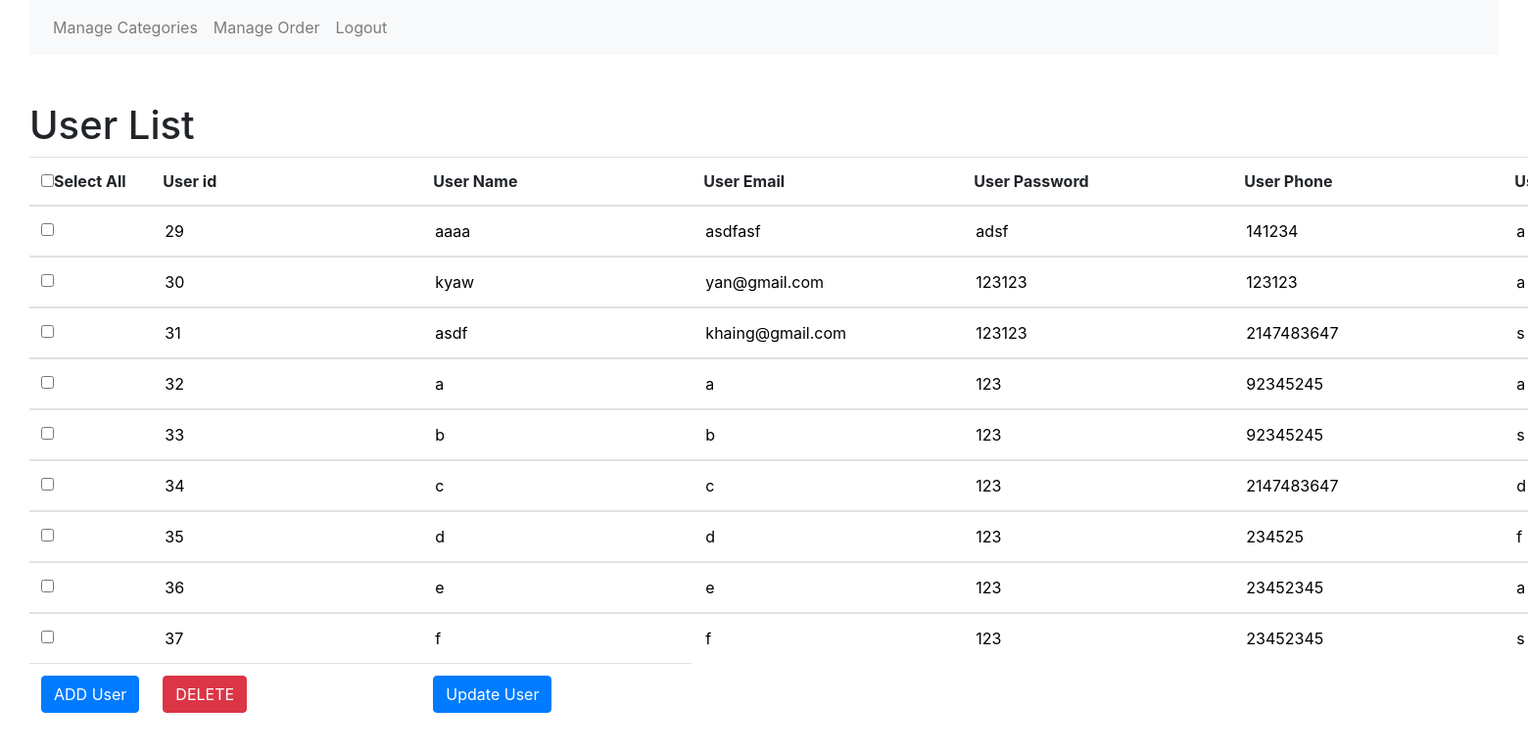
The page /store/admin/user_list.php (signed in) on the database its author committed.
### tables this page shows
CREATE TABLE `user` (
  `id` int(11) NOT NULL,
  `name` varchar(255) NOT NULL,
  `email` varchar(255) NOT NULL,
  `password` varchar(255) NOT NULL,
  `phone_no` int(11) NOT NULL,
  `address` varchar(255) NOT NULL,
  `created_date` datetime NOT NULL,
  `modified_date` datetime NOT NULL
);

### store/admin/user_list.php (the view, shortened to what this page needs)
<!DOCTYPE html>
<html lang="en">
<head>
  <link rel="stylesheet" type="text/css" href="https://cdn.datatables.net/r/dt/jq-2.1.4,jszip-2.5.0,pdfmake-0.1.18,dt-1.10.9,af-2.0.0,b-1.0.3,b-colvis-1.0.3,b-html5-1.0.3,b-print-1.0.3,se-1.0.1/datatables.min.css"/>
  <link rel="stylesheet" href="https://stackpath.bootstrapcdn.com/bootstrap/4.4.1/css/bootstrap.min.css" >
  <link rel="stylesheet" type="text/css" href="https://cdn.datatables.net/r/dt/jq-2.1.4,jszip-2.5.0,pdfmake-0.1.18,dt-1.10.9,af-2.0.0,b-1.0.3,b-colvis-1.0.3,b-html5-1.0.3,b-print-1.0.3,se-1.0.1/datatables.min.css"/>
</head>
<body>
<div class="inner">
<div><?php if(isset($message)) { echo $message; } ?>
<nav class="navbar navbar-expand-lg navbar-light bg-light">
    <div class="collapse navbar-collapse" id="navbarNav">
    <ul class="navbar-nav">
    <li class="nav-item">
    <a class="nav-link" href="cat_list.php">Manage Categories</a>
    </li>
      <li class="nav-item">
        <a class="nav-link" href="orders.php">Manage Order</a>
      </li>
      <li class="nav-item">
        <a class="nav-link " href="logout.php">Logout</a>
      </li>
      </ul>
    </div>
  </nav>
<h1>User List</h1>
<form action="" method="post">
  <table class="table">
  <thead>
  <tr>
        <th class="col"><input type="checkbox" id="checkAl">Select All</th>
        <th class="col">User id</th>
        <th class="col">User Name</th>
        <th class="col">User Email</th>
        <th class="col">User Password</th>
        <th class="col">User Phone</th>
        <th class="col">User Address</th>
      </tr>
  </thead>
    <?php
    include("confs/config.php");
    $user_table= mysqli_query($conn,"SELECT * FROM user");
  while($user= mysqli_fetch_assoc($user_table)):?>
  <tbody>
  <tr >
      <td><input type="checkbox" class="chkbox" id="checkItem" name="check[]" value="<?php echo $user["id"]; ?>"></td>
      <td><input type="text" value="<?php echo $user['id'] ?>"></td>
      <td><input type="text" value="<?php echo $user['name'] ?>" ></td>
      <td><input type="text" value="<?php echo $user['email'] ?>" ></td>
      <td><input type="text" value="<?php echo $user['password'] ?>" ></td>
      <td><input type="text" value="<?php echo $user['phone_no'] ?>" ></td>
      <td><input type="text" value="<?php echo $user['address'] ?>" ></td>
    </tr>
    <?php
      endwhile; ?>
    <tr >
    <td><input type="button" onclick="add_row();" value="ADD User" class="btn btn-primary"></td>
    <td><input type="submit" class="btn btn-danger" name="save" value="DELETE"  onclick="this.form.action='delete_user.php';"></td>
    <td><input type="submit" class="btn btn-primary" name="edit_user" id="update()" value="Update User" onclick="this.form.action='update_user.php';"></td>
    </tr>
  </tbody>
  </table>
  </form>
</div>
</div>
</body>
</html>

### store/admin/user_list.php (style rules this page uses)
body { box-sizing: border-box; }
input { border:none; }
.inner { padding:0 30px; }

### rows shown on the page
user: id "29", name "aaaa", email "asdfasf", password "adsf", phone_no "141234", address "a"
user: id "30", name "kyaw", email "yan@gmail.com", password "123123", phone_no "123123", address "a"
user: id "31", name "asdf", email "khaing@gmail.com", password "123123", phone_no "2147483647", address "s"
user: id "32", name "a", email "a", password "123", phone_no "92345245", address "a"
user: id "33", name "b", email "b", password "123", phone_no "92345245", address "s"
user: id "34", name "c", email "c", password "123", phone_no "2147483647", address "d"
user: id "35", name "d", email "d", password "123", phone_no "234525", address "f"
user: id "36", name "e", email "e", password "123", phone_no "23452345", address "a"
user: id "37", name "f", email "f", password "123", phone_no "23452345", address "s"
